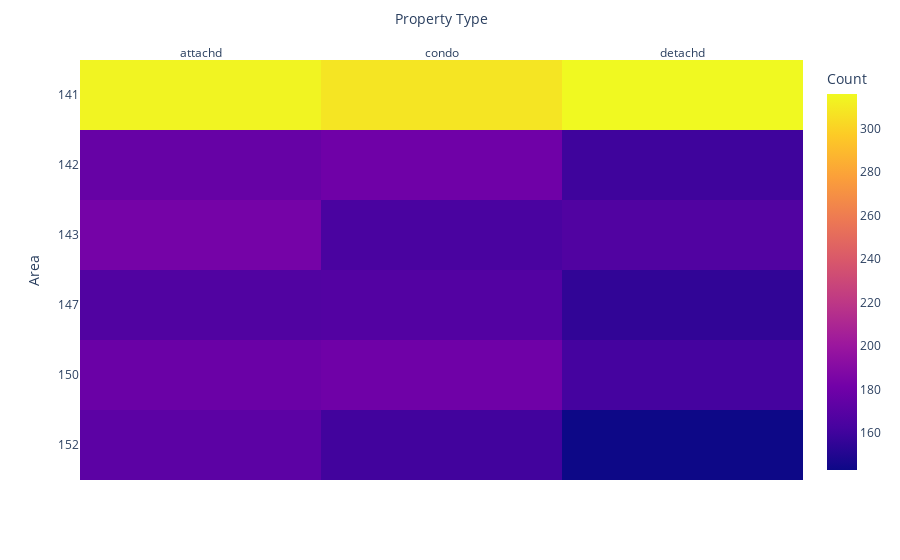

This figure's notebook cell:
### Markdown cell above
## 2.1 Heatmap of `property_type` per `area`

### Code cell
# Crosstab: counts of property_type per area
ct = pd.crosstab(data['area'], data['property_type'])

fig = px.imshow(
    ct,
    labels=dict(x="Property Type", y="Area", color="Count"),
    aspect="auto"
)
fig.update_xaxes(side="top")
fig.show()

# Save as an image
fig.write_image("property_type_by_area_heatmap.png", scale=2)

### Figure 1 — Plotly figure (JSON) as saved in the notebook; plotly's stock layout.template omitted (floating-point values rounded to 4 significant figures)
{"data": [{"coloraxis": "coloraxis", "hovertemplate": "Property Type: %{x}<br>Area: %{y}<br>Count: %{z}<extra></extra>", "name": "0", "type": "heatmap", "x": ["attachd", "condo", "detachd"], "xaxis": "x", "y": ["141", "142", "143", "147", "150", "152"], "yaxis": "y", "z": [[314, 308, 316], [176, 180, 160], [183, 164, 167], [167, 168, 155], [178, 180, 162], [172, 161, 143]]}], "layout": {"coloraxis": {"colorbar": {"title": {"text": "Count"}}, "colorscale": [[0, "#0d0887"], [0.1111, "#46039f"], [0.2222, "#7201a8"], [0.3333, "#9c179e"], [0.4444, "#bd3786"], [0.5556, "#d8576b"], [0.6667, "#ed7953"], [0.7778, "#fb9f3a"], [0.8889, "#fdca26"], [1, "#f0f921"]]}, "margin": {"t": 60}, "xaxis": {"anchor": "y", "domain": [0, 1], "side": "top", "title": {"text": "Property Type"}}, "yaxis": {"anchor": "x", "autorange": "reversed", "domain": [0, 1], "title": {"text": "Area"}}}}
